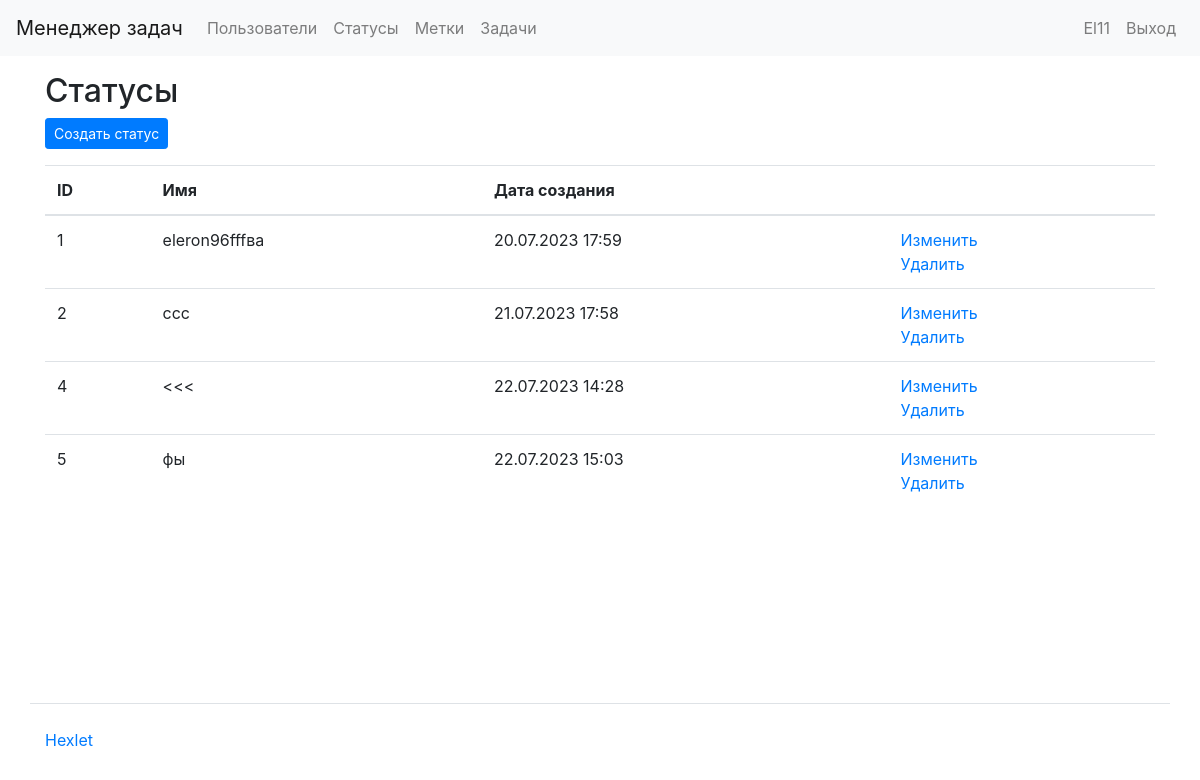
The page /statuses/ (signed in) on the database its author committed.
### task_manager/users/models.py (models this page shows)
class User(AbstractUser):
    def get_absolute_url(self):
        return reverse('users:user_list')
    def __str__(self):
        return self.get_full_name()

### task_manager/status/models.py (models this page shows, shortened)
class Status(models.Model):
    name = models.CharField(verbose_name=gettext_lazy('Name'), max_length=100)
    created_date = models.DateTimeField(auto_now_add=True)
    class Meta:
        app_label = 'status'

### task_manager/status/views.py (the view)
# urls.py: path('statuses/', status_task, name='status_task'),
@login_required
def status_task(request):
    statuses = Status.objects.all()
    return render(request, 'status/status_task.html', {'statuses': statuses})

### task_manager/templates/status/status_task.html (shortened to what this page needs)
{% extends "base.html" %}
{% load i18n %}
{% block content %}
  <h2>{% trans "Statuses" %}</h2>
  <div class="mb-3">
    <a href="{% url 'create_status' %}" class="btn btn-primary btn-sm">{% trans "Create status" %}</a>
  </div>
  <table class="table">
    <thead>
      <tr>
        <th scope="col">{% trans "id" %}</th>
        <th scope="col">{% trans "Name" %}</th>
        <th scope="col">{% trans "Creation date" %}</th>
        <th scope="col"></th>
      </tr>
    </thead>
    <tbody>
      {% for status in statuses %}
      <tr>
        <td>{{ status.id }}</td>
        <td>{{ status.name }}</td>
        <td>{{ status.created_date|date:"d.m.Y H:i"  }}</td>
        <td>
          <a href="{% url 'edit_status' status.id %}">{% trans "Edit" %}</a>
          <br>
          <a href="{% url 'delete_status' status.id %}">{% trans "Delete" %}</a>
        </td>
      </tr>
      {% endfor %}
    </tbody>
  </table>
{% endblock %}

### task_manager/templates/header.html (shortened to what this page needs)
{% load i18n %}
<nav class="navbar navbar-expand-lg navbar-light bg-light mb-3">
  <a class="navbar-brand" href="/">{% block navbar_brand %}{% trans "Task Manager" %}{% endblock %}</a>
  <div class="collapse navbar-collapse" id="navbarToggleExternalContent">
    <ul class="navbar-nav mr-auto">
      <li class="nav-item">
        <a class="nav-link" href="/users/">{% block navlink1 %}{% trans "Users" %}{% endblock %}</a>
      </li>
      {% if user.is_authenticated %}
        <li class="nav-item">
          <a class="nav-link" href="/statuses/">{% trans "Statuses" %}</a>
        </li>
        <li class="nav-item">
          <a class="nav-link" href="/labels/">{% trans "Labels" %}</a>
        </li>
        <li class="nav-item">
          <a class="nav-link" href="/tasks/">{% trans "Tasks" %}</a>
        </li>
      {% endif %}
    </ul>
    <ul class="navbar-nav">
      {% if user.is_authenticated %}
        <li class="nav-item">
          <span class="navbar-text mr-2">{{ user.username }}</span>
        </li>
        <li class="nav-item">
          <a class="nav-link" href="{% url 'logout' %}">{% trans "Logout" %}</a>
        </li>
      {% endif %}
    </ul>
  </div>
</nav>

### rows shown on the page
User: username "El11"
Status: id "1", name "eleron96fffва", created_date "20.07.2023 17:59"
Status: id "2", name "ссс", created_date "21.07.2023 17:58"
Status: id "4", name "<<<", created_date "22.07.2023 14:28"
Status: id "5", name "фы", created_date "22.07.2023 15:03"
